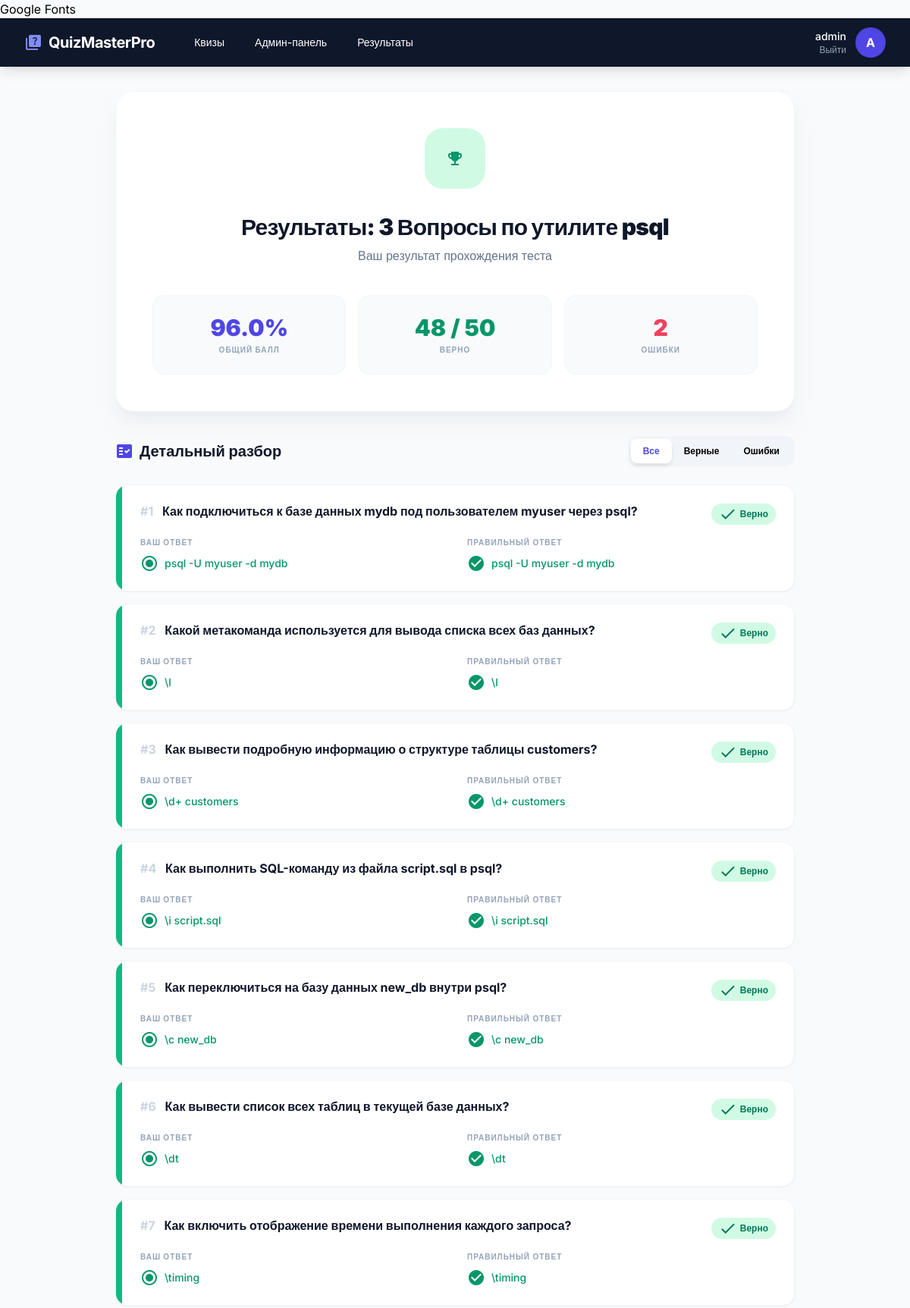
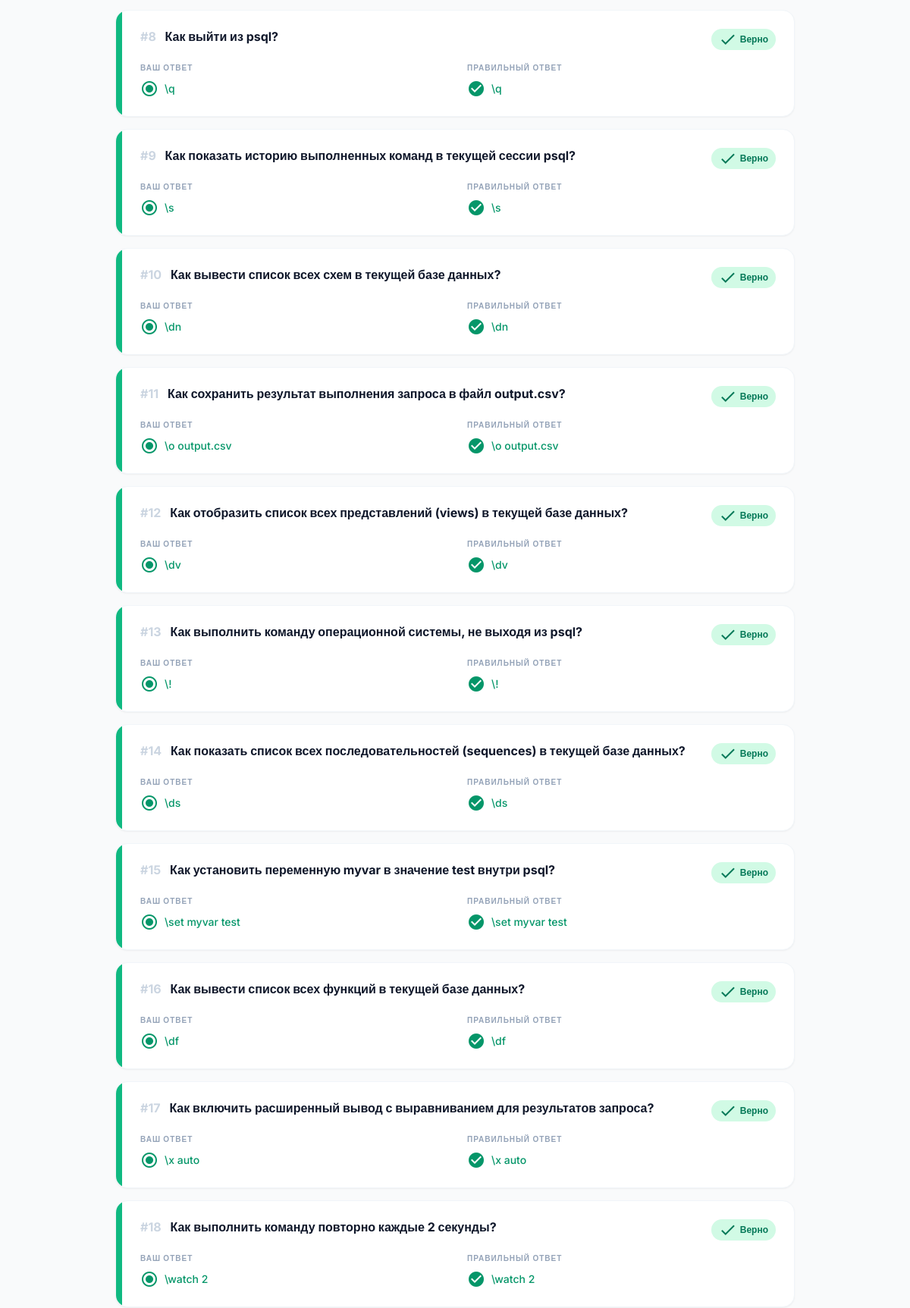
Screenshot of /quizzes/28/result (signed in, upper part) with the database file from the repository (2 pictures, top to bottom).
### app/models.py (models this page shows, shortened)
class User(db.Model, UserMixin):
    id = db.Column(db.Integer, primary_key=True)
    username = db.Column(db.String(64), index=True, unique=True)
    password_hash = db.Column(db.String(128))
    is_admin = db.Column(db.Boolean, default=False)
    created_at = db.Column(db.DateTime, default=datetime.utcnow)

class Quiz(db.Model):
    id = db.Column(db.Integer, primary_key=True)
    title = db.Column(db.String(128), nullable=False)
    description = db.Column(db.Text)
    created_at = db.Column(db.DateTime, default=datetime.utcnow)
    created_by = db.Column(db.Integer, db.ForeignKey('user.id'))
    is_active = db.Column(db.Boolean, default=True)
    questions = db.relationship('Question', backref='quiz', lazy='dynamic', cascade='all, delete-orphan')

class QuizResult(db.Model):
    id = db.Column(db.Integer, primary_key=True)
    user_id = db.Column(db.Integer, db.ForeignKey('user.id'))
    quiz_id = db.Column(db.Integer, db.ForeignKey('quiz.id'))
    score = db.Column(db.Float)
    completed_at = db.Column(db.DateTime, default=datetime.utcnow)
    details = db.Column(db.Text)  # JSON with answer details
    user = db.relationship('User', backref='results')
    quiz = db.relationship('Quiz', backref='results')

class Question(db.Model):
    id = db.Column(db.Integer, primary_key=True)
    quiz_id = db.Column(db.Integer, db.ForeignKey('quiz.id'))
    text = db.Column(db.Text, nullable=False)
    order = db.Column(db.Integer)
    answers = db.relationship('Answer', backref='question', lazy='dynamic', cascade='all, delete-orphan')

### app/routes/quiz_routes.py (the view)
@quiz_bp.route('/<int:quiz_id>/result')
@login_required
def quiz_result(quiz_id):
    result = QuizResult.query.filter_by(quiz_id=quiz_id, user_id=current_user.id).order_by(QuizResult.completed_at.desc()).first()
    if not result:
        logger.warning(f'No result found for quiz {quiz_id} and user {current_user.username}')
        flash('No result found for this quiz', 'error')
        return redirect(url_for('quiz.list_quizzes'))
    quiz_results = json.loads(result.details)  # Теперь dict: {'total_questions': ..., 'results': [...]}
    questions = Question.query.filter_by(quiz_id=quiz_id).order_by(Question.order).all()
    all_answers = Answer.query.filter(Answer.question_id.in_([q.id for q in questions])).all()
    answers_dict = {}  # {question_id: {answer_id: text}}
    for a in all_answers:
        if a.question_id not in answers_dict:
            answers_dict[a.question_id] = {}
        answers_dict[a.question_id][a.id] = a.text
    for detail in quiz_results['results']:
        q_id = detail['question_id']
        question = next((q for q in questions if q.id == q_id), None)
        if question:
            detail['question_text'] = question.text
            detail['user_answers_text'] = [answers_dict.get(q_id, {}).get(a_id, f'Unknown ({a_id})') for a_id in detail['user_answers']]
            detail['correct_answers_text'] = [answers_dict.get(q_id, {}).get(a_id, f'Unknown ({a_id})') for a_id in detail['correct_answers']]
    logger.info(f'User {current_user.username} viewed result for quiz {quiz_id}')
    return render_template('quiz/result.html',
                          quiz=Quiz.query.get(quiz_id),
                          result=result,
                          quiz_results=quiz_results)  # Передаем dict напрямую

### app/__init__.py (called while the page is built)
def create_app():
    app = Flask(__name__)
    app.config.from_object(Config)
    db.init_app(app)
    login_manager.init_app(app)
    login_manager.login_view = 'auth.login'
    from app.routes.main import main_bp
    from app.routes.auth_routes import auth_bp
    from app.routes.quiz_routes import quiz_bp
    from app.routes.admin_routes import admin_bp
    app.register_blueprint(main_bp)
    app.register_blueprint(auth_bp, url_prefix='/auth')
    app.register_blueprint(quiz_bp, url_prefix='/quizzes')
    app.register_blueprint(admin_bp)
    @login_manager.user_loader
    def load_user(user_id):
        from app.models import User
        return User.query.get(int(user_id))
    return app

### app/templates/quiz/result.html (shortened to what this page needs)
{% extends "base.html" %}
{% block content %}
<div class="max-w-4xl mx-auto space-y-8">
    <div class="bg-white rounded-3xl shadow-xl shadow-slate-200/50 border border-slate-100 overflow-hidden">
        <div class="p-8 sm:p-12 text-center space-y-6">
            <div class="inline-flex items-center justify-center w-20 h-20 {% if result.score >= 70 %}bg-emerald-100 text-emerald-600{% elif result.score >= 40 %}bg-amber-100 text-amber-600{% else %}bg-rose-100 text-rose-600{% endif %} rounded-3xl mb-2">
                <span class="material-icons text-4xl">{% if result.score >= 70 %}emoji_events{% else %}analytics{% endif %}</span>
            </div>
            <div>
                <h1 class="text-3xl font-black text-slate-900 tracking-tight">Результаты: {{ quiz.title }}</h1>
                <p class="text-slate-500 mt-2">Ваш результат прохождения теста</p>
            </div>
            <div class="grid grid-cols-1 sm:grid-cols-3 gap-4 pt-4">
                <div class="p-6 bg-slate-50 rounded-2xl border border-slate-100">
                    <div class="text-3xl font-black text-indigo-600">{{ result.score }}%</div>
                    <div class="text-[10px] uppercase tracking-widest font-bold text-slate-400 mt-1">Общий балл</div>
                </div>
                <div class="p-6 bg-slate-50 rounded-2xl border border-slate-100">
                    <div class="text-3xl font-black text-emerald-600">{{ quiz_results.correct_count }} / {{ quiz_results.total_questions }}</div>
                    <div class="text-[10px] uppercase tracking-widest font-bold text-slate-400 mt-1">Верно</div>
                </div>
                <div class="p-6 bg-slate-50 rounded-2xl border border-slate-100">
                    <div class="text-3xl font-black text-rose-500">{{ quiz_results.incorrect_count }}</div>
                    <div class="text-[10px] uppercase tracking-widest font-bold text-slate-400 mt-1">Ошибки</div>
                </div>
            </div>
        </div>
    </div>
    <div class="space-y-6">
        <div class="flex flex-col sm:flex-row sm:items-center justify-between gap-4">
            <h3 class="text-xl font-bold text-slate-900 flex items-center">
                <span class="material-icons text-indigo-600 mr-2">fact_check</span>
                Детальный разбор
            </h3>
            <div id="filterButtons" class="inline-flex p-1 bg-slate-100 rounded-xl">
                <button class="px-4 py-2 text-xs font-bold rounded-lg transition-all filter-btn active" data-filter="all">Все</button>
                <button class="px-4 py-2 text-xs font-bold rounded-lg transition-all filter-btn" data-filter="correct text-emerald-600">Верные</button>
                <button class="px-4 py-2 text-xs font-bold rounded-lg transition-all filter-btn" data-filter="incorrect text-rose-600">Ошибки</button>
            </div>
        </div>
        <div class="space-y-4">
            {% for detail in quiz_results.results %}
                <div class="bg-white rounded-2xl shadow-sm border border-slate-100 overflow-hidden question-card filtered-{{ 'incorrect' if not detail.is_correct else 'correct' }}">
                    <div class="flex">
                        <div class="w-2 {% if detail.is_correct %}bg-emerald-500{% else %}bg-rose-500{% endif %}"></div>
                        <div class="p-6 flex-grow">
                            <div class="flex items-start justify-between gap-4 mb-4">
                                <h4 class="font-bold text-slate-900 leading-tight">
                                    <span class="text-slate-300 mr-2">#{{ loop.index }}</span>
                                    {{ detail.question_text }}
                                </h4>
                                <span class="shrink-0 inline-flex items-center px-2.5 py-0.5 rounded-full text-xs font-bold {% if detail.is_correct %}bg-emerald-100 text-emerald-700{% else %}bg-rose-100 text-rose-700{% endif %}">
                                    <span class="material-icons text-[14px] mr-1">{% if detail.is_correct %}check{% else %}close{% endif %}</span>
                                    {% if detail.is_correct %}Верно{% else %}Ошибка{% endif %}
                                </span>
                            </div>
                            <div class="grid sm:grid-cols-2 gap-6">
                                <div class="space-y-2">
                                    <div class="text-[10px] uppercase tracking-widest font-bold text-slate-400">Ваш ответ</div>
                                    {% if detail.user_answers %}
                                        <ul class="space-y-1">
                                            {% for ans_text in detail.user_answers_text %}
                                                <li class="text-sm font-medium {% if detail.is_correct %}text-emerald-600{% else %}text-rose-600{% endif %} flex items-center">
                                                    <span class="material-icons text-sm mr-2">radio_button_checked</span>
                                                    {{ ans_text }}
                                                </li>
                                            {% endfor %}
                                        </ul>
                                    {% else %}
                                        <div class="text-sm text-amber-500 italic">Ответ не выбран</div>
                                    {% endif %}
                                </div>
                                <div class="space-y-2">
                                    <div class="text-[10px] uppercase tracking-widest font-bold text-slate-400">Правильный ответ</div>
                                    <ul class="space-y-1">
                                        {% for ans_text in detail.correct_answers_text %}
                                            <li class="text-sm font-medium text-emerald-600 flex items-center">
                                                <span class="material-icons text-sm mr-2">check_circle</span>
                                                {{ ans_text }}
                                            </li>
                                        {% endfor %}
                                    </ul>
                                </div>
                            </div>
                        </div>
                    </div>
                </div>
            {% endfor %}
        </div>
    </div>
</div>
{% endblock %}

### app/templates/base.html (shortened to what this page needs)
<!DOCTYPE html>
<html lang="en">
<head>
    <script src="https://cdn.tailwindcss.com"></script>
</head>
<body class="bg-gray-50 min-h-screen flex flex-col">
    <nav class="bg-slate-900 text-white shadow-lg">
        <div class="max-w-7xl mx-auto px-4 sm:px-6 lg:px-8">
            <div class="flex justify-between h-16 items-center">
                <div class="flex items-center">
                    <a href="{{ url_for('main.index') }}" class="flex items-center space-x-2 text-xl font-bold tracking-tight">
                        <span class="material-icons text-indigo-400">quiz</span>
                        <span>QuizMasterPro</span>
                    </a>
                    <div class="hidden md:block ml-10">
                        <div class="flex items-baseline space-x-4">
                            {% if current_user.is_authenticated %}
                                <a href="{{ url_for('quiz.list_quizzes') }}" class="px-3 py-2 rounded-md text-sm font-medium hover:bg-slate-800 transition">Квизы</a>
                                {% if current_user.is_admin %}
                                    <a href="{{ url_for('admin.dashboard') }}" class="px-3 py-2 rounded-md text-sm font-medium hover:bg-slate-800 transition">Админ-панель</a>
                                    <a href="{{ url_for('admin.results_overview') }}" class="px-3 py-2 rounded-md text-sm font-medium hover:bg-slate-800 transition">Результаты</a>
                                {% endif %}
                            {% endif %}
                        </div>
                    </div>
                </div>
                <div class="flex items-center space-x-4">
                    {% if current_user.is_authenticated %}
                        <div class="flex items-center space-x-3">
                            <div class="flex flex-col items-end">
                                <span class="text-sm font-medium">{{ current_user.username }}</span>
                                <a href="{{ url_for('auth.logout') }}" class="text-xs text-slate-400 hover:text-white transition">Выйти</a>
                            </div>
                            <div class="h-10 w-10 rounded-full bg-indigo-600 flex items-center justify-center font-bold text-white shadow-inner">
                                {{ current_user.username[0] | upper }}
                            </div>
                        </div>
                    {% else %}
                        <a href="{{ url_for('auth.login') }}" class="bg-indigo-600 hover:bg-indigo-700 px-6 py-2.5 rounded-xl text-sm font-bold transition-all shadow-lg shadow-indigo-500/30 active:scale-95">Войти</a>
                    {% endif %}
                </div>
            </div>
        </div>
    </nav>
    <main class="flex-grow py-8">
        <div class="max-w-7xl mx-auto px-4 sm:px-6 lg:px-8">
            {% block content %}{% endblock %}
        </div>
    </main>
</body>
</html>

### app/templates/base.html (style rules this page uses)
body { font-family: 'Inter', sans-serif; }

### app/templates/quiz/result.html (style rules this page uses)
.filter-btn.active { background-color: white; box-shadow: 0 4px 6px -1px rgb(0 0 0 / 0.1); color: #4f46e5; }

### rows the page displays
User: username "admin", username "A"
Quiz: title "3 Вопросы по утилите psql"
QuizResult: score "96.0"
Question: question_text "Как подключиться к базе данных mydb под пользователем myuser через psql?", user_answers_text "psql -U myuser -d mydb", correct_answers_text "psql -U myuser -d mydb"
Question: question_text "Какой метакоманда используется для вывода списка всех баз данных?", user_answers_text "\\l", correct_answers_text "\\l"
Question: question_text "Как вывести подробную информацию о структуре таблицы customers?", user_answers_text "\\d+ customers", correct_answers_text "\\d+ customers"
Question: question_text "Как выполнить SQL-команду из файла script.sql в psql?", user_answers_text "\\i script.sql", correct_answers_text "\\i script.sql"
Question: question_text "Как переключиться на базу данных new_db внутри psql?", user_answers_text "\\c new_db", correct_answers_text "\\c new_db"
Question: question_text "Как вывести список всех таблиц в текущей базе данных?", user_answers_text "\\dt", correct_answers_text "\\dt"
Question: question_text "Как включить отображение времени выполнения каждого запроса?", user_answers_text "\\timing", correct_answers_text "\\timing"
Question: question_text "Как выйти из psql?", user_answers_text "\\q", correct_answers_text "\\q"
Question: question_text "Как показать историю выполненных команд в текущей сессии psql?", user_answers_text "\\s", correct_answers_text "\\s"
Question: question_text "Как вывести список всех схем в текущей базе данных?", user_answers_text "\\dn", correct_answers_text "\\dn"
Question: question_text "Как сохранить результат выполнения запроса в файл output.csv?", user_answers_text "\\o output.csv", correct_answers_text "\\o output.csv"
Question: question_text "Как отобразить список всех представлений (views) в текущей базе данных?", user_answers_text "\\dv", correct_answers_text "\\dv"
Question: question_text "Как выполнить команду операционной системы, не выходя из psql?", user_answers_text "\\!", correct_answers_text "\\!"
Question: question_text "Как показать список всех последовательностей (sequences) в текущей базе данных?", user_answers_text "\\ds", correct_answers_text "\\ds"
Question: question_text "Как установить переменную myvar в значение test внутри psql?", user_answers_text "\\set myvar test", correct_answers_text "\\set myvar test"
Question: question_text "Как вывести список всех функций в текущей базе данных?", user_answers_text "\\df", correct_answers_text "\\df"
Question: question_text "Как включить расширенный вывод с выравниванием для результатов запроса?", user_answers_text "\\x auto", correct_answers_text "\\x auto"
Question: question_text "Как выполнить команду повторно каждые 2 секунды?", user_answers_text "\\watch 2", correct_answers_text "\\watch 2"

### other values shown
{{ quiz_results.correct_count }} "48"
{{ quiz_results.total_questions }} "50"
{{ quiz_results.incorrect_count }} "2"
